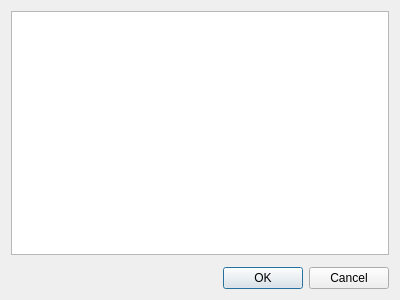
<?xml version="1.0" encoding="UTF-8"?>
<ui version="4.0">
 <class>DescrizioneDialog</class>
 <widget class="QDialog" name="DescrizioneDialog">
  <property name="geometry">
   <rect>
    <x>0</x>
    <y>0</y>
    <width>400</width>
    <height>300</height>
   </rect>
  </property>
  <property name="windowTitle">
   <string>Modifica descrizione</string>
  </property>
  <layout class="QVBoxLayout" name="verticalLayout">
   <item>
    <widget class="QTextEdit" name="descrizione"/>
   </item>
   <item>
    <widget class="CharSelector" name="charSelector" native="true"/>
   </item>
   <item>
    <widget class="QDialogButtonBox" name="buttonBox">
     <property name="orientation">
      <enum>Qt::Horizontal</enum>
     </property>
     <property name="standardButtons">
      <set>QDialogButtonBox::Cancel|QDialogButtonBox::Ok</set>
     </property>
    </widget>
   </item>
  </layout>
 </widget>
 <customwidgets>
  <customwidget>
   <class>CharSelector</class>
   <extends>QWidget</extends>
   <header>charselector.h</header>
   <container>1</container>
  </customwidget>
 </customwidgets>
 <resources/>
 <connections>
  <connection>
   <sender>buttonBox</sender>
   <signal>accepted()</signal>
   <receiver>DescrizioneDialog</receiver>
   <slot>accept()</slot>
   <hints>
    <hint type="sourcelabel">
     <x>248</x>
     <y>254</y>
    </hint>
    <hint type="destinationlabel">
     <x>157</x>
     <y>274</y>
    </hint>
   </hints>
  </connection>
  <connection>
   <sender>buttonBox</sender>
   <signal>rejected()</signal>
   <receiver>DescrizioneDialog</receiver>
   <slot>reject()</slot>
   <hints>
    <hint type="sourcelabel">
     <x>316</x>
     <y>260</y>
    </hint>
    <hint type="destinationlabel">
     <x>286</x>
     <y>274</y>
    </hint>
   </hints>
  </connection>
 </connections>
</ui>
